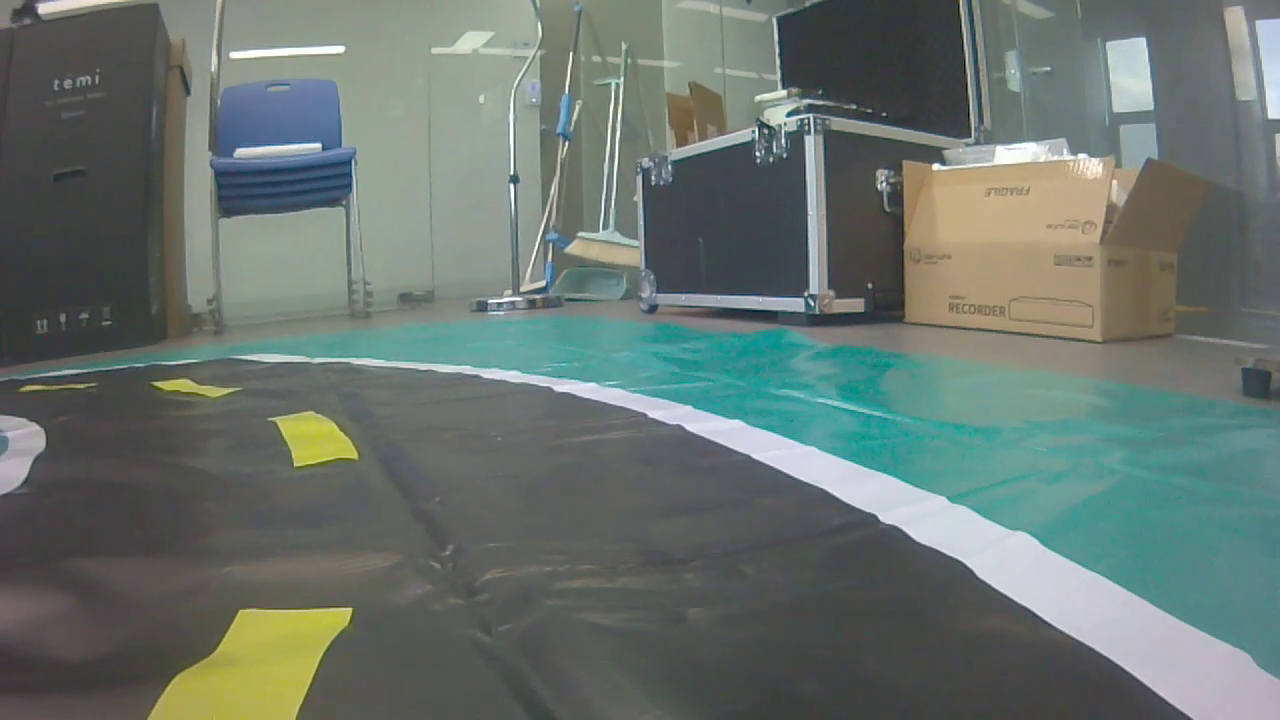
#> input picture frame 18 of ObjectDetection/CJtest/Videos/curve.mp4, 1280 x 720 px, given in place of 1.mp4, which was not available
$ python main.py   (older library calls are emulated)
#> lines starting #> are read from the running program, lines starting #| are printed output that depends on the picture; after the words box and inside, x2 and y2 are one past the last pixel; in counts of white or black regions, pixels touching at a corner belong together; pictures that were not available may be replaced by others from this repository, and a replacement may not be noted
### ObjectDetection/CJtest/final/threshold.py
import numpy as np
import cv2

def sobel_xy(img, orient='x', thresh=(20, 100)):

    if orient == 'x':
        abs_sobel = np.absolute(cv2.Sobel(img, cv2.CV_64F, 1, 0))
    if orient == 'y':
        abs_sobel = np.absolute(cv2.Sobel(img, cv2.CV_64F, 0, 1))
    scaled_sobel = np.uint8(255*abs_sobel/np.max(abs_sobel))
    binary_output = np.zeros_like(scaled_sobel)
    binary_output[(scaled_sobel >= thresh[0]) & (scaled_sobel <= thresh[1])] = 255

    return binary_output

def mag_thresh(img, sobel_kernel=3, mag_thresh=(0, 255)):

    sobelx = cv2.Sobel(img, cv2.CV_64F, 1, 0, ksize=sobel_kernel)
    sobely = cv2.Sobel(img, cv2.CV_64F, 0, 1, ksize=sobel_kernel)
    gradmag = np.sqrt(sobelx**2 + sobely**2)
    scale_factor = np.max(gradmag)/255
    gradmag = (gradmag/scale_factor).astype(np.uint8)
    binary_output = np.zeros_like(gradmag)
    binary_output[(gradmag >= mag_thresh[0]) & (gradmag <= mag_thresh[1])] = 255

    return binary_output

def dir_thresh(img, sobel_kernel=3, thresh=(0.7, 1.3)):

    sobelx = cv2.Sobel(img, cv2.CV_64F, 1, 0, ksize=sobel_kernel)
    sobely = cv2.Sobel(img, cv2.CV_64F, 0, 1, ksize=sobel_kernel)

    absgraddir = np.arctan2(np.absolute(sobely), np.absolute(sobelx))
    binary_output = np.zeros_like(absgraddir)
    binary_output[(absgraddir >= thresh[0]) & (absgraddir <= thresh[1])] = 255

    return binary_output.astype(np.uint8)

def ch_thresh(ch, thresh=(80, 255)):
    binary = np.zeros_like(ch)
    binary[(ch > thresh[0]) & (ch <= thresh[1])] = 255
    return binary

def gradient_combine(img, th_x, th_y, th_mag, th_dir):
    rows, cols = img.shape[:2]
    R = img[200:rows - 110, 0:cols, 2]

    sobelx = sobel_xy(R, 'x', th_x)
    #cv2.imshow('sobel_x', sobelx)
    sobely = sobel_xy(R, 'y', th_y)
    #cv2.imshow('sobel_y', sobely)
    mag_img = mag_thresh(R, 3, th_mag)
    #cv2.imshow('sobel_mag', mag_img)
    dir_img = dir_thresh(R, 15, th_dir)
    #cv2.imshow('result5', dir_img)

    gradient_comb = np.zeros_like(dir_img).astype(np.uint8)
    gradient_comb[((sobelx > 1) & (mag_img > 1) & (dir_img > 1)) | ((sobelx > 1) & (sobely > 1))] = 255

    return gradient_comb

def hls_combine(img, th_h, th_l, th_s):
    hls = cv2.cvtColor(img, cv2.COLOR_BGR2HLS)

    rows, cols = img.shape[:2]

    H = hls[200:rows - 110, 0:cols, 0]
    L = hls[200:rows - 110, 0:cols, 1]
    S = hls[200:rows - 110, 0:cols, 2]

    h_img = ch_thresh(H, th_h)
    # cv2.imshow('HLS (H) threshold', h_img)
    l_img = ch_thresh(L, th_l)
    # cv2.imshow('HLS (L) threshold', l_img)
    s_img = ch_thresh(S, th_s)
    # cv2.imshow('HLS (S) threshold', s_img)

    hls_comb = np.zeros_like(s_img).astype(np.uint8)
    hls_comb[((s_img > 1) & (l_img == 0)) | ((l_img == 0) & (h_img > 1) & (s_img > 1))] = 255
    return hls_comb

def comb_result(grad, hls):
    result = np.zeros_like(hls).astype(np.uint8)

    result[(grad > 1)] = 100
    result[(hls > 1)] = 255

    return result

### ObjectDetection/CJtest/final/finding_lines.py
import numpy as np
import cv2
from PIL import Image
import matplotlib.image as mpimg

class Line:
    def __init__(self):
        self.detected = False
        self.window_margin = 56
        self.prevx = []
        self.current_fit = [np.array([False])]
        self.radius_of_curvature = None
        self.startx = None
        self.endx = None
        self.allx = None
        self.ally = None
        self.road_inf = None
        self.curvature = None
        self.deviation = None
        self.steering = None

def warp_image(img, src, dst, size):
    M = cv2.getPerspectiveTransform(src, dst)
    Minv = cv2.getPerspectiveTransform(dst, src)
    warp_img = cv2.warpPerspective(img, M, size, flags=cv2.INTER_LINEAR)

    return warp_img, M, Minv

def rad_of_curvature(left_line, right_line):
    ploty = left_line.ally
    leftx, rightx = left_line.allx, right_line.allx

    leftx = leftx[::-1]
    rightx = rightx[::-1]

    width_lanes = abs(right_line.startx - left_line.startx)
    ym_per_pix = 10 / 720
    xm_per_pix = 1.6 / width_lanes

    y_eval = np.max(ploty)

    left_fit_cr = np.polyfit(ploty * ym_per_pix, leftx * xm_per_pix, 2)
    right_fit_cr = np.polyfit(ploty * ym_per_pix, rightx * xm_per_pix, 2)
    left_curverad = ((1 + (2 * left_fit_cr[0] * y_eval * ym_per_pix + left_fit_cr[1]) ** 2) ** 1.5) / np.absolute(
        2 * left_fit_cr[0])
    right_curverad = ((1 + (2 * right_fit_cr[0] * y_eval * ym_per_pix + right_fit_cr[1]) ** 2) ** 1.5) / np.absolute(
        2 * right_fit_cr[0])
    left_line.radius_of_curvature = left_curverad
    right_line.radius_of_curvature = right_curverad

# [11 lines left out: function smoothing, not called in this run]

def blind_search(b_img, left_line, right_line):
    histogram = np.sum(b_img[int(b_img.shape[0] / 2):, :], axis=0)

    output = np.dstack((b_img, b_img, b_img)) * 255

    midpoint = np.int(histogram.shape[0] / 2)
    start_leftX = np.argmax(histogram[:midpoint])
    start_rightX = np.argmax(histogram[midpoint:]) + midpoint

    num_windows = 9
    # Set height of windows
    window_height = np.int(b_img.shape[0] / num_windows)

    nonzero = b_img.nonzero()
    nonzeroy = np.array(nonzero[0])
    nonzerox = np.array(nonzero[1])

    current_leftX = start_leftX
    current_rightX = start_rightX

    min_num_pixel = 50

    win_left_lane = []
    win_right_lane = []

    window_margin = left_line.window_margin

    for window in range(num_windows):
        win_y_low = b_img.shape[0] - (window + 1) * window_height
        win_y_high = b_img.shape[0] - window * window_height
        win_leftx_min = current_leftX - window_margin
        win_leftx_max = current_leftX + window_margin
        win_rightx_min = current_rightX - window_margin
        win_rightx_max = current_rightX + window_margin

        cv2.rectangle(output, (win_leftx_min, win_y_low), (win_leftx_max, win_y_high), (0, 255, 0), 2)
        cv2.rectangle(output, (win_rightx_min, win_y_low), (win_rightx_max, win_y_high), (0, 255, 0), 2)

        left_window_inds = ((nonzeroy >= win_y_low) & (nonzeroy <= win_y_high) & (nonzerox >= win_leftx_min) & (
            nonzerox <= win_leftx_max)).nonzero()[0]
        right_window_inds = ((nonzeroy >= win_y_low) & (nonzeroy <= win_y_high) & (nonzerox >= win_rightx_min) & (
            nonzerox <= win_rightx_max)).nonzero()[0]
        win_left_lane.append(left_window_inds)
        win_right_lane.append(right_window_inds)

        if len(left_window_inds) > min_num_pixel:
            current_leftX = np.int(np.mean(nonzerox[left_window_inds]))
        if len(right_window_inds) > min_num_pixel:
            current_rightX = np.int(np.mean(nonzerox[right_window_inds]))

    win_left_lane = np.concatenate(win_left_lane)
    win_right_lane = np.concatenate(win_right_lane)

    leftx, lefty = nonzerox[win_left_lane], nonzeroy[win_left_lane]
    rightx, righty = nonzerox[win_right_lane], nonzeroy[win_right_lane]

    output[lefty, leftx] = [255, 0, 0]
    output[righty, rightx] = [0, 0, 255]

    left_fit = np.polyfit(lefty, leftx, 2)
    right_fit = np.polyfit(righty, rightx, 2)

    left_line.current_fit = left_fit
    right_line.current_fit = right_fit

    ploty = np.linspace(0, b_img.shape[0] - 1, b_img.shape[0])

    left_plotx = left_fit[0] * ploty ** 2 + left_fit[1] * ploty + left_fit[2]
    right_plotx = right_fit[0] * ploty ** 2 + right_fit[1] * ploty + right_fit[2]

    left_line.prevx.append(left_plotx)
    right_line.prevx.append(right_plotx)

    if len(left_line.prevx) > 10:
        left_avg_line = smoothing(left_line.prevx, 10)
        left_avg_fit = np.polyfit(ploty, left_avg_line, 2)
        left_fit_plotx = left_avg_fit[0] * ploty ** 2 + left_avg_fit[1] * ploty + left_avg_fit[2]
        left_line.current_fit = left_avg_fit
        left_line.allx, left_line.ally = left_fit_plotx, ploty
    else:
        left_line.current_fit = left_fit
        left_line.allx, left_line.ally = left_plotx, ploty

    if len(right_line.prevx) > 10:
        right_avg_line = smoothing(right_line.prevx, 10)
        right_avg_fit = np.polyfit(ploty, right_avg_line, 2)
        right_fit_plotx = right_avg_fit[0] * ploty ** 2 + right_avg_fit[1] * ploty + right_avg_fit[2]
        right_line.current_fit = right_avg_fit
        right_line.allx, right_line.ally = right_fit_plotx, ploty
    else:
        right_line.current_fit = right_fit
        right_line.allx, right_line.ally = right_plotx, ploty

    left_line.startx, right_line.startx = left_line.allx[len(left_line.allx)-1], right_line.allx[len(right_line.allx)-1]
    left_line.endx, right_line.endx = left_line.allx[0], right_line.allx[0]

    left_line.detected, right_line.detected = True, True

    rad_of_curvature(left_line, right_line)
    return output

# [69 lines left out: function prev_window_refer, not called in this run]

def find_LR_lines(binary_img, left_line, right_line):
    if left_line.detected == False:
        return blind_search(binary_img, left_line, right_line)
    else:
        return prev_window_refer(binary_img, left_line, right_line)

def draw_lane(img, left_line, right_line, lane_color=(255, 0, 255), road_color=(0, 255, 0)):
    window_img = np.zeros_like(img)

    window_margin = left_line.window_margin
    left_plotx, right_plotx = left_line.allx, right_line.allx
    ploty = left_line.ally

    left_pts_l = np.array([np.transpose(np.vstack([left_plotx - window_margin/5, ploty]))])
    left_pts_r = np.array([np.flipud(np.transpose(np.vstack([left_plotx + window_margin/5, ploty])))])
    left_pts = np.hstack((left_pts_l, left_pts_r))
    right_pts_l = np.array([np.transpose(np.vstack([right_plotx - window_margin/5, ploty]))])
    right_pts_r = np.array([np.flipud(np.transpose(np.vstack([right_plotx + window_margin/5, ploty])))])
    right_pts = np.hstack((right_pts_l, right_pts_r))

    cv2.fillPoly(window_img, np.int_([left_pts]), lane_color)
    cv2.fillPoly(window_img, np.int_([right_pts]), lane_color)

    pts_left = np.array([np.transpose(np.vstack([left_plotx+window_margin/5, ploty]))])
    pts_right = np.array([np.flipud(np.transpose(np.vstack([right_plotx-window_margin/5, ploty])))])
    pts = np.hstack((pts_left, pts_right))

    cv2.fillPoly(window_img, np.int_([pts]), road_color)
    result = cv2.addWeighted(img, 1, window_img, 0.3, 0)

    return result, window_img

# [59 lines left out: functions road_info, print_road_status, not called in this run]

def print_road_map(image, left_line, right_line):
    img = cv2.imread('images/top_view_car.png', -1)
    img = cv2.resize(img, (120, 246))

    rows, cols = image.shape[:2]
    window_img = np.zeros_like(image)

    window_margin = left_line.window_margin
    left_plotx, right_plotx = left_line.allx, right_line.allx
    ploty = left_line.ally
    lane_width = right_line.startx - left_line.startx
    lane_center = (right_line.startx + left_line.startx) / 2
    lane_offset = cols / 2 - (2*left_line.startx + lane_width) / 2
    car_offset = int(lane_center - 360)

    left_pts_l = np.array([np.transpose(np.vstack([right_plotx + lane_offset - lane_width - window_margin / 4, ploty]))])
    left_pts_r = np.array([np.flipud(np.transpose(np.vstack([right_plotx + lane_offset - lane_width+ window_margin / 4, ploty])))])
    left_pts = np.hstack((left_pts_l, left_pts_r))
    right_pts_l = np.array([np.transpose(np.vstack([right_plotx + lane_offset - window_margin / 4, ploty]))])
    right_pts_r = np.array([np.flipud(np.transpose(np.vstack([right_plotx + lane_offset + window_margin / 4, ploty])))])
    right_pts = np.hstack((right_pts_l, right_pts_r))

    cv2.fillPoly(window_img, np.int_([left_pts]), (140, 0, 170))
    cv2.fillPoly(window_img, np.int_([right_pts]), (140, 0, 170))

    pts_left = np.array([np.transpose(np.vstack([right_plotx + lane_offset - lane_width + window_margin / 4, ploty]))])
    pts_right = np.array([np.flipud(np.transpose(np.vstack([right_plotx + lane_offset - window_margin / 4, ploty])))])
    pts = np.hstack((pts_left, pts_right))

    cv2.fillPoly(window_img, np.int_([pts]), (0, 160, 0))

    road_map = Image.new('RGBA', image.shape[:2], (0, 0, 0, 0))
    window_img = Image.fromarray(window_img)
    img = Image.fromarray(img)
    road_map.paste(window_img, (0, 0))
    road_map.paste(img, (300-car_offset, 590), mask=img)
    road_map = np.array(road_map)
    road_map = cv2.resize(road_map, (95, 95))
    road_map = cv2.cvtColor(road_map, cv2.COLOR_BGRA2BGR)
    return road_map

### ObjectDetection/CJtest/final/main.py
import numpy as np
import cv2
from threshold import gradient_combine, hls_combine, comb_result
from finding_lines import Line, warp_image, find_LR_lines, draw_lane, print_road_status, print_road_map

input_name = '1.mp4'
left_line = Line()
right_line = Line()

th_sobelx, th_sobely, th_mag, th_dir = (35, 100), (30, 255), (30, 255), (0.7, 1.3)
th_h, th_l, th_s = (10, 100), (0, 60), (60, 255)


if __name__ == '__main__':
    cap = cv2.VideoCapture(input_name)
    while (cap.isOpened()):
        _, frame = cap.read()
#> frame is the input picture: shape (720, 1280, 3); mean B, G, R 110.5, 116.3, 105.2

        frame_img = cv2.resize(frame, (640, 480),  interpolation=cv2.INTER_AREA)
        rows, cols = frame_img.shape[:2]

        combined_gradient = gradient_combine(frame_img, th_sobelx, th_sobely, th_mag, th_dir)
#> in gradient_combine, `sobelx = sobel_xy(R, 'x', th_x)`:
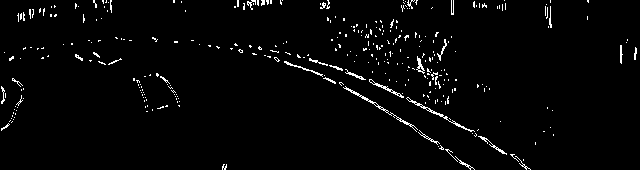
#> sobelx: shape (170, 640); 2.5% white in thin lines or dots
#> in mag_thresh, `sobely = cv2.Sobel(img, cv2.CV_64F, 0, 1, ksize=sobel_kernel)`:
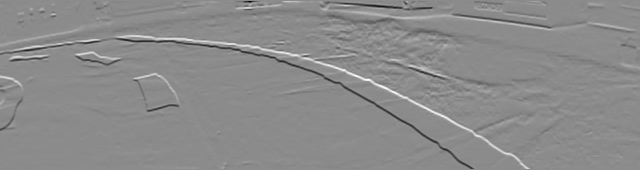
#> sobely: shape (170, 640) float64; min -707, max 584, mean -1.1; drawn with min black and max white
#> in mag_thresh, `scale_factor = np.max(gradmag)/255`: scale_factor = 2.77
#> combined_gradient: shape (170, 640); 1.6% white in thin lines or dots
        # cv2.imshow('gradient combined image', combined_gradient)
        combined_hls = hls_combine(frame_img, th_h, th_l, th_s)
#> in hls_combine, `L = hls[200:rows - 110, 0:cols, 1]`:
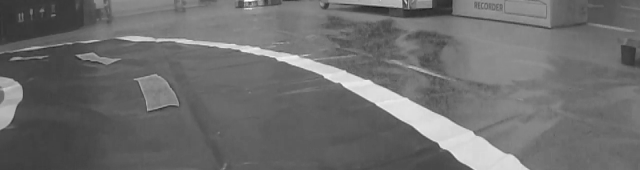
#> L: shape (170, 640); min 27, max 253, mean 109.5
#> in hls_combine, `h_img = ch_thresh(H, th_h)`:
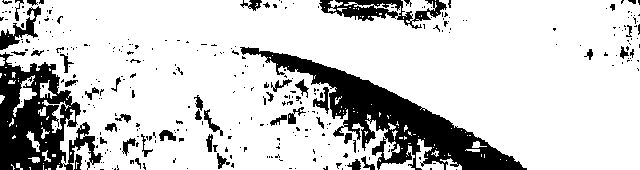
#> h_img: shape (170, 640); 80.5% white; 324 black regions (276 under 20 px), largest, box (x1, y1, x2, y2) and area: (240, 47, 527, 170) 9038, (0, 52, 103, 170) 6197, (319, 0, 447, 29) 1452
#> combined_hls: shape (170, 640); 25.9% white; 107 white regions (96 under 20 px), largest, box (x1, y1, x2, y2) and area: (144, 12, 640, 170) 25993, (137, 75, 180, 113) 1062, (558, 59, 591, 78) 286
        # cv2.imshow('HLS combined image', combined_hls)
        combined_result = comb_result(combined_gradient, combined_hls)
        # cv2.imshow('result', combined_result)

        c_rows, c_cols = combined_result.shape[:2]
        #for video 1
        s_LTop2, s_RTop2 = [c_cols / 2 - 30, 60], [c_cols / 2 + 45, 60]
        s_LBot2, s_RBot2 = [c_cols * 0.4, c_rows], [c_cols*0.66, c_rows]

        # [11 lines of commented-out code are left out]

        src = np.float32([s_LBot2, s_LTop2, s_RTop2, s_RBot2])
        dst = np.float32([(170, 720), (170, 0), (550, 0), (550, 720)])

        warp_img, M, Minv = warp_image(combined_result, src, dst, (720, 720))
#> in warp_image, `warp_img = cv2.warpPerspective(img, M, size, flags=cv2.INTER_LINEAR)`:
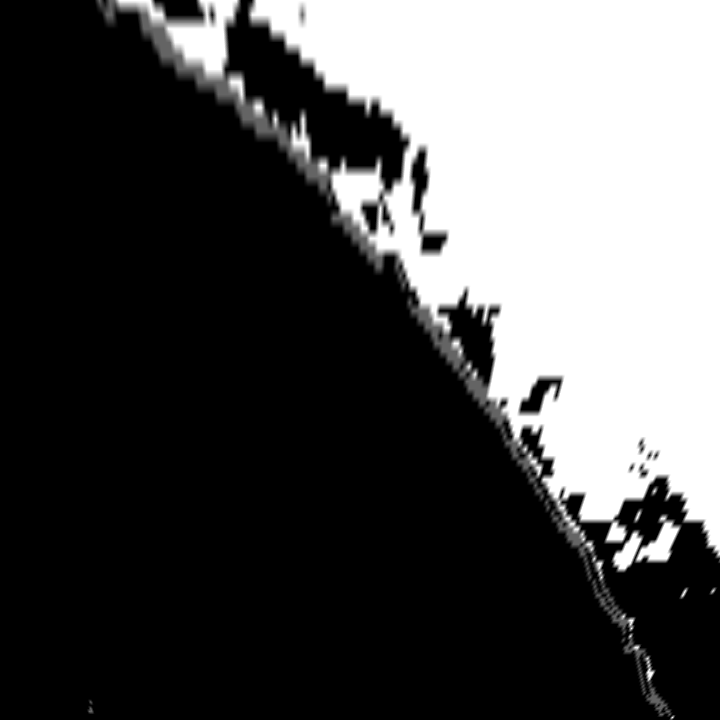
#> warp_img: shape (720, 720); min 0, max 255, mean 79.7
#> M = [[15.11, 10.29, -4492.8], [9.69e-15, 43.31, -2598.9], [1.07e-17, 0.033, 1]]; Minv = [[0.197, -0.243, 256.4], [-2.04e-17, 0.0231, 60], [-3.4e-19, -0.000763, 1]]
        # cv2.imshow('warp', warp_img)
        try:
            searching_img = find_LR_lines(warp_img, left_line, right_line)
#> in blind_search, `histogram = np.sum(b_img[int(b_img.shape[0] / 2):, :], axis=0)`: histogram = 720 values, max 50252 at index 719, min 0 at index 0, mean 11328.7
#> in blind_search, `start_leftX = np.argmax(histogram[:midpoint])`: start_leftX = 90
#> in blind_search, `start_rightX = np.argmax(histogram[midpoint:]) + midpoint`: start_rightX = 719
#> in blind_search, `nonzero = b_img.nonzero()`: nonzero = 183349 positions, rows 0 to 719, columns 86 to 719
#> in blind_search, `current_leftX = start_leftX`: current_leftX = 90
#> in blind_search, `current_rightX = start_rightX`: current_rightX = 719
#> the loop in blind_search, `for window in range(num_windows):` made 9 passes
#> (win_rightx_min, win_rightx_max, current_leftX, current_rightX) on passes 1, 9: (663, 775, 90, 667), (570, 682, 122, 626)
#> after the loop in blind_search, `for window in range(num_windows):`:
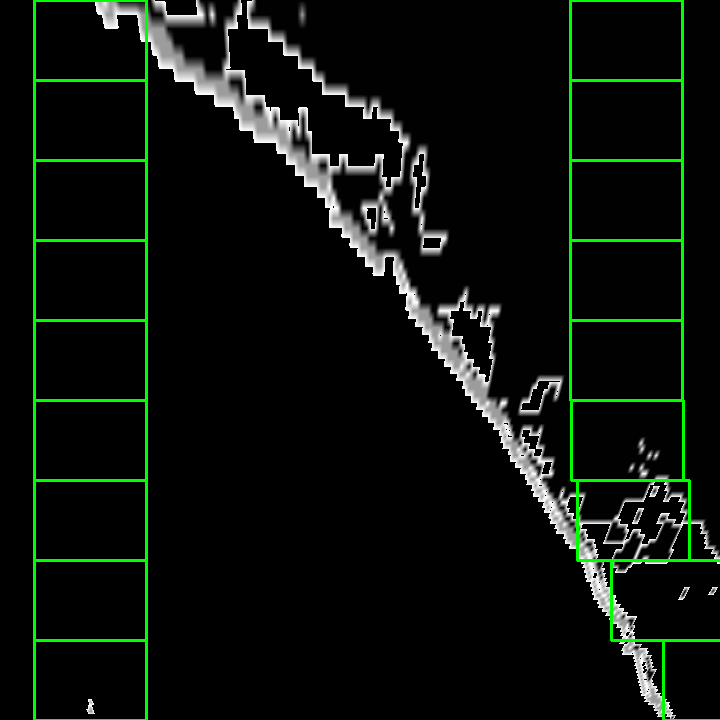
#> output: shape (720, 720, 3); mean of channels 0, 1, 2 10.6, 17.6, 10.6; drawn as B, G, R
#> after the loop in blind_search, `for window in range(num_windows):`: win_left_lane = 9 items
#> in blind_search, `win_left_lane = np.concatenate(win_left_lane)`: win_left_lane = 1270 values, max 183275 at index 78, min 0 at index 79, mean 18607.3
#> in blind_search, `leftx, lefty = nonzerox[win_left_lane], nonzeroy[win_left_lane]`: leftx = 1270 values, max 146 at index 130, min 86 at index 45, mean 120.9; lefty = 1270 values, max 713 at index 72, min 0 at index 79, mean 56.26
#> in blind_search, `output[righty, rightx] = [0, 0, 255]`:
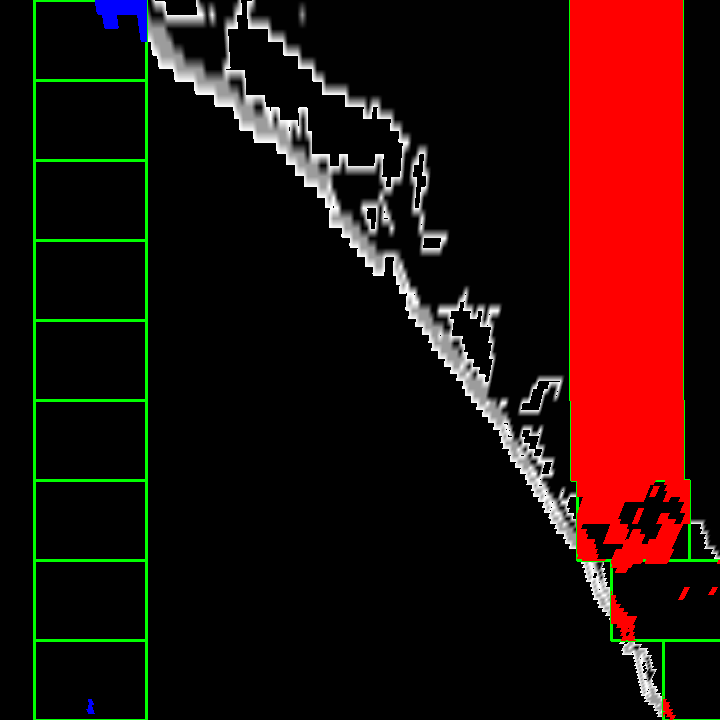
#> output: shape (720, 720, 3); mean of channels 0, 1, 2 9.6, 13.6, 39.2; drawn as B, G, R
#> in blind_search, `left_fit = np.polyfit(lefty, leftx, 2)`: left_fit = [-0.00067, 0.435, 117.5]
#> in blind_search, `right_fit = np.polyfit(righty, rightx, 2)`: right_fit = [4.07e-05, -0.0177, 627.2]
#> (the rest of the program and of its run is left out)
